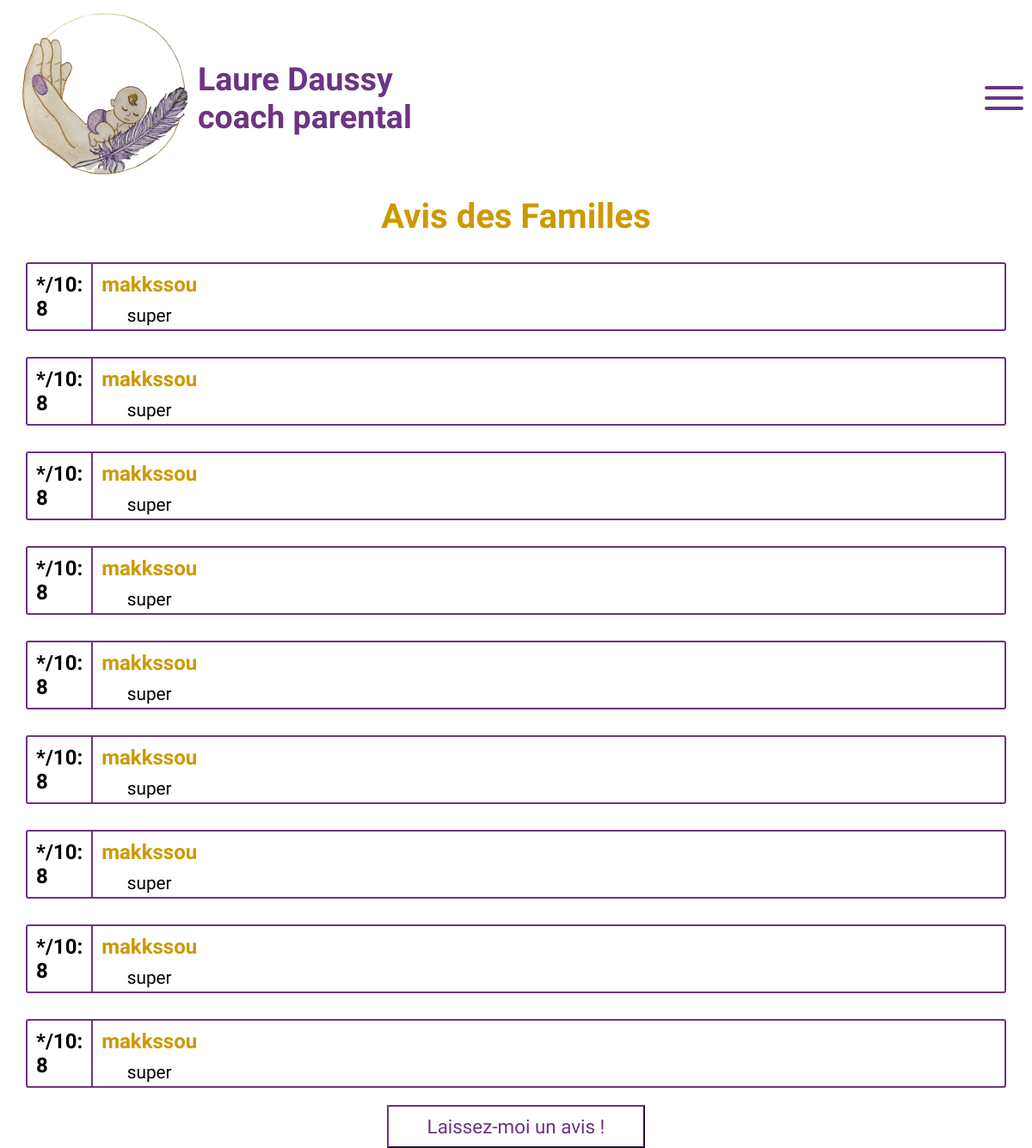
Page /controleur/avisFamille.php on the committed database.
### tables this page shows
CREATE TABLE Critiques(
   idAvis INT AUTO_INCREMENT,
   note INT,
   avis VARCHAR(600),
   pseudoU VARCHAR(40) NOT NULL,
   PRIMARY KEY(idAvis),
   FOREIGN KEY(pseudoU) REFERENCES Utilisateur(pseudoU)
);

### controleur/avisFamille.php (called while the page is built, shortened)
<?php
include_once "$racine/modele/bd.avis.inc.php";
$listeAvis = getAvis();
include "$racine/vue/entete.html.php";
include "$racine/vue/vueListeAvis.html.php";
include "$racine/vue/pied.html.php";
?>

### modele/bd.avis.inc.php (called while the page is built, shortened)
<?php
function getAvis() {
    $resultat = array();
    try {
        $cnx = connexionPDO();
        $req = $cnx->prepare("select * from Critiques");
        $req->execute();
        $ligne = $req->fetch(PDO::FETCH_ASSOC);
        while ($ligne) {
            $resultat[] = $ligne;
            $ligne = $req->fetch(PDO::FETCH_ASSOC);
        }
    } catch (PDOException $e) {
        print "Erreur !: " . $e->getMessage();
        die();
    }
    return $resultat;
}
?>

### vue/vueListeAvis.html.php (the view)
<div class="titre1">
    <h1>Avis des Familles</h1>
</div>
<?php
for ($i = 0; $i < count($listeAvis); $i++) {
    $lesAvis = getAvis($listeAvis[$i]['idAvis']);
    ?>
    <div class="bandeauAvis">
        <div class="note">
            <?php if (count($lesAvis) > 0) { ?>
                */10:<br/><?php echo $listeAvis[$i]['note']; ?>
            <?php } ?>
        </div>
        <div class="Avis">
            <div class="pseudoAvis">
                <?php echo $listeAvis[$i]['pseudoU']; ?>
            </div>
            <div class="commentaireAvis">
                <?php echo $listeAvis[$i]['avis']; ?>
            </div>
        </div>
    </div>
    <?php
}
?>
<div class="ajoutAvis">
    <button type="button"><a href="./?action=ajoutAvis">Laissez-moi un avis !</button></br>
</div>

### css/style.css (style rules this page uses)
* { margin: 0; padding: 0; list-style-type: none; text-decoration: none; font-family: 'Fira Sans', sans-serif; box-sizing:border-box; outline:none; }
:root { --font-family: 'Fira Sans', sans-serif; --font-size:1rem; }
.titre1 h1 { display:flex; font-size:2.5rem; font-weight: 800; color:#CD9900; align-items: center; text-align: center; justify-content: center; margin-bottom:30px; }
.bandeauAvis { display: flex; margin-top: 30px; border: 2px solid #6C3483; border-radius: 3px; }
.note { display:flex; font-size:1.5rem; font-weight: 800; border-right: 2px solid #6C3483; align-items: center; justify-content: center; padding:10px; }
.pseudoAvis { display:flex; align-items: top; justify-content: center; font-size:1.5rem; font-weight: 800; color:#CD9900; padding:10px; }
.commentaireAvis { display:flex; font-size: 1.3rem; justify-content: center; text-align: center; }
.ajoutAvis { display: flex; margin: 20px; text-align: center; justify-content: center; align-items: center; }
.ajoutAvis button { font-size: 1.4rem; background-color: transparent; width: 300px; height: 50px; padding: 5px; border-color: #6C3483; text-align: center; justify-content: center; align-items: center; }
.ajoutAvis a { color:#6C3483; }

### rows in the picture
critiques: note "8", pseudoU "makkssou", avis "super"
critiques: note "8", pseudoU "makkssou", avis "super"
critiques: note "8", pseudoU "makkssou", avis "super"
critiques: note "8", pseudoU "makkssou", avis "super"
critiques: note "8", pseudoU "makkssou", avis "super"
critiques: note "8", pseudoU "makkssou", avis "super"
critiques: note "8", pseudoU "makkssou", avis "super"
critiques: note "8", pseudoU "makkssou", avis "super"
critiques: note "8", pseudoU "makkssou", avis "super"
